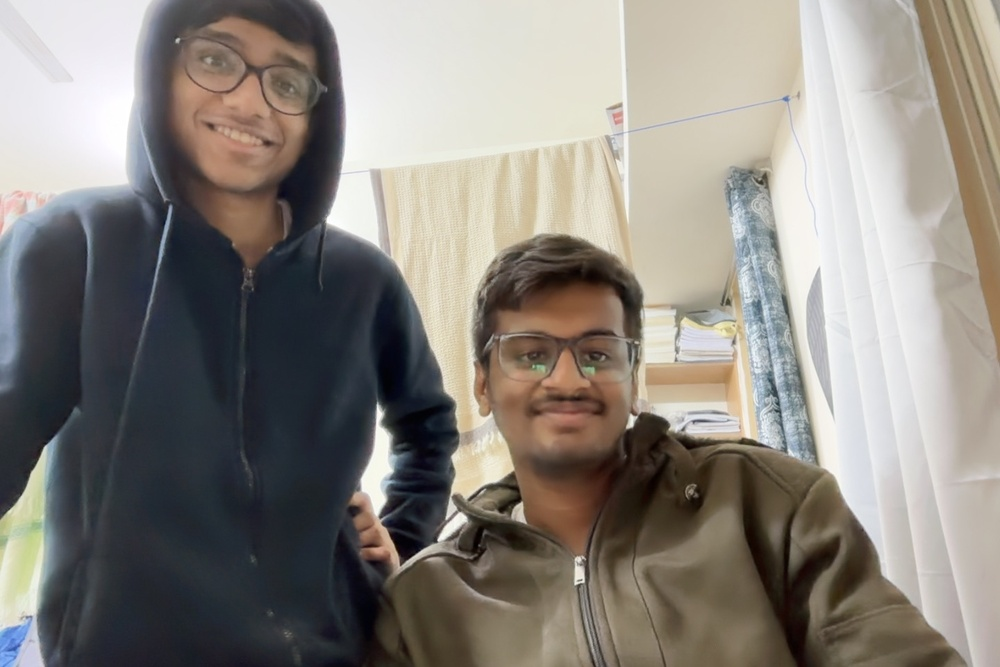
#> input picture pic.jpg, 1000 x 667 px, shrunk from 1440 x 960 before the run
$ python test2.py pic.jpg
#> lines starting #> are read from the running program, lines starting #| are printed output that depends on the picture
#Learning image convolution
import math
import sys
from PIL import Image, ImageFilter

#Ensure correct usage
if len(sys.argv) != 2:
    sys.exit("Usage: python filter.py filename")

#Open image
image = Image.open(sys.argv[1]).convert("RGB")
#> image is the input picture: PIL image 1000x667 RGB; mean R, G, B 137.4, 132.4, 125.9

#Filter image according to edge detection kernel
filtered = image.filter(ImageFilter.Kernel(
    size = (3,3),
    kernel = [-1,-1,-1,-1,8,-1,-1,-1,-1],
    scale = 1
))
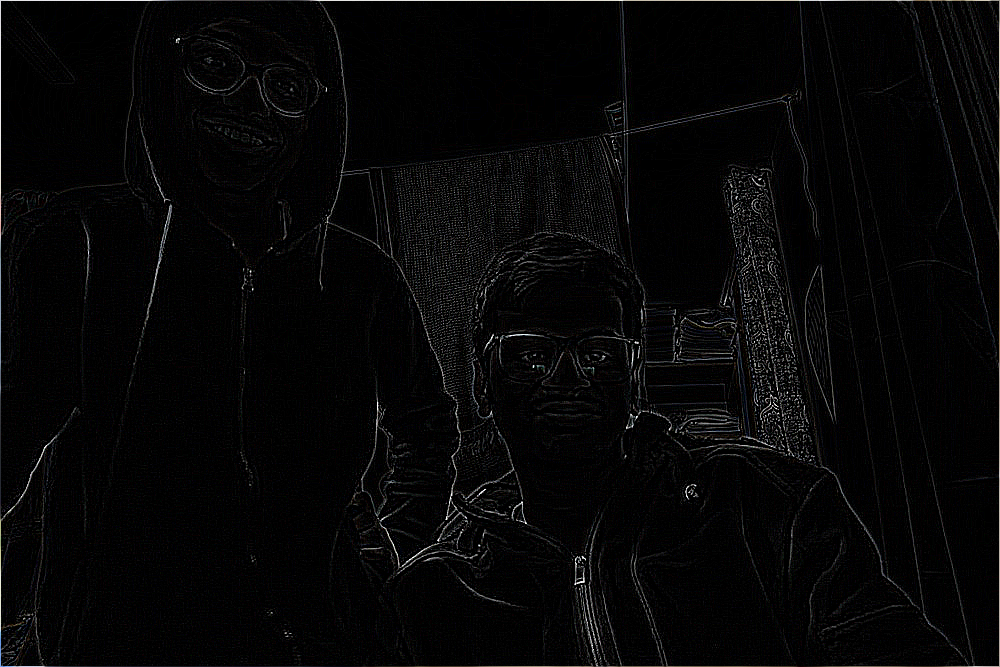
#> filtered: PIL image 1000x667 RGB; mean R, G, B 6.4, 6.3, 6.6

#Show resulting image
filtered.show()

# import tensorflow as tf
# import sys
# import csv

# #Use MNIST handwriting dataset
# mnist = tf.keras.datasets.mnist

# #Prepare data for training
# (x_train, y_train), (x_test, y_test) = mnist.load_data()
# x_train, x_test = x_train/255.0, x_test/255.0
# y_train = tf.keras.utils.to_categorical(y_train)
# y_test = tf.keras.utils.to_categorical(y_test)
# x_train = x_train.reshape(x_train.shape[0], 28, 28, 1)
# x_test  = x_test.reshape(x_test.shape[0], 28, 28, 1)

# #Create a convolutional neural network
# model = tf.keras.models.Sequential([

#     #Convoluthional layer. Learn 32 filters using a 3x3 kernel
#     tf.keras.layers.Conv2D(
#         32, (3,3), activation = "relu", input_shape = (28, 28,1)
#     ),

#     #Max-pooling layer, using 2x2 pool size
#     tf.keras.layers.MaxPooling2D(pool_size = (2,2)),

#     #Flatten units
#     tf.keras.layers.Flatten(),

#     #Add a hidden layer with dropout
#     tf.keras.layers.Dense(128, activation = "relu"),
#     tf.keras.layers.Dropout(0.5),

#     #Add an output layer units for all 10 digits
#     tf.keras.layers.Dense(10, activation = "softmax")
# ])

# model.compile(
#     optimizer = "adam",
#     loss = "categorical_crossentropy",
#     metrics = ["accuracy"]
# )

# model.fit(x_train, y_train, epochs = 10)

# #Evaluate neural network performace
# model.evaluate(x_test, y_test, verbose = 2)

# #save model to file
# if len(sys.argv) == 2:
#     filename = sys.argv[1]
#     model.save(filename)


# """Another thing"""
# # #Learning through CS50
# # with open("banknotes.csv") as f:
# #     reader = csv.reader(f)
# #     next(reader)

# #     data = []
# #     for row in reader:
# #         data.append({
# #             "evidence": [float(cell) for cell in row[:4]],
# #             "label": 1 if row[4] == "0" else 0
# #         })

# # #Separating data into training and testing groups
# # evidence = [row["evidence"] for row in data]
# # labels = [row["label"] for row in data]
# # X_training, X_testing, y_training, y_testing = train_test_split(evidence, labels, test_size = 0.4)

# # X_training = np.array(X_training, dtype=float)
# # X_testing  = np.array(X_testing, dtype=float)
# # y_training = np.array(y_training, dtype=float)
# # y_testing  = np.array(y_testing, dtype=float)


# # #Creating a nural network
# # model = tf.keras.models.Sequential()

# # #Add a hidden layer with 8 units, with ReLU activation
# # model.add(tf.keras.layers.Dense(8, input_shape = (4,), activation = "relu"))


# # #Adding a hidden layer with 1 unit, with sigmoid activation function
# # model.add(tf.keras.layers.Dense(1, activation="sigmoid"))


# # #Train neural network
# # model.compile(
# #     optimizer = "adam",
# #     loss = "binary_crossentropy",
# #     metrics = ["accuracy"]
# # )

# # model.fit(X_training, y_training, epochs = 24)

# # #Evaluate how well themodel performs
# # model.evaluate(X_testing, y_testing, verbose = 2)
